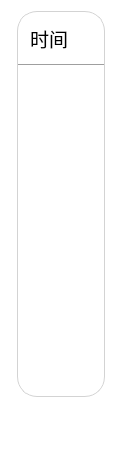
<?xml version="1.0" encoding="UTF-8"?>
<ui version="4.0">
 <class>Form</class>
 <widget class="QWidget" name="Form">
  <property name="geometry">
   <rect>
    <x>0</x>
    <y>0</y>
    <width>119</width>
    <height>458</height>
   </rect>
  </property>
  <property name="palette">
   <palette>
    <active>
     <colorrole role="Base">
      <brush brushstyle="SolidPattern">
       <color alpha="255">
        <red>255</red>
        <green>255</green>
        <blue>255</blue>
       </color>
      </brush>
     </colorrole>
     <colorrole role="Window">
      <brush brushstyle="SolidPattern">
       <color alpha="255">
        <red>255</red>
        <green>255</green>
        <blue>255</blue>
       </color>
      </brush>
     </colorrole>
    </active>
    <inactive>
     <colorrole role="Base">
      <brush brushstyle="SolidPattern">
       <color alpha="255">
        <red>255</red>
        <green>255</green>
        <blue>255</blue>
       </color>
      </brush>
     </colorrole>
     <colorrole role="Window">
      <brush brushstyle="SolidPattern">
       <color alpha="255">
        <red>255</red>
        <green>255</green>
        <blue>255</blue>
       </color>
      </brush>
     </colorrole>
    </inactive>
    <disabled>
     <colorrole role="Base">
      <brush brushstyle="SolidPattern">
       <color alpha="255">
        <red>255</red>
        <green>255</green>
        <blue>255</blue>
       </color>
      </brush>
     </colorrole>
     <colorrole role="Window">
      <brush brushstyle="SolidPattern">
       <color alpha="255">
        <red>255</red>
        <green>255</green>
        <blue>255</blue>
       </color>
      </brush>
     </colorrole>
    </disabled>
   </palette>
  </property>
  <property name="windowTitle">
   <string>浏览历史记录条目</string>
  </property>
  <property name="styleSheet">
   <string notr="true">QWidget{font-family: &quot;微软雅黑&quot;;}


                QToolButton {
                background-color: transparent;
                border: none;
                border-radius: 6px;
                padding: 6px;
                /* 设置图标大小 */
                icon-size: 24px;
                /* 可选：设置最小尺寸，保持按钮大小一致 */
                min-width: 10px;
                min-height: 10px;
                }

                /* 鼠标悬停时：轻微灰色背景 */
                QToolButton:hover {
                background-color: rgba(0, 0, 0, 0.08);
                }

                /* 按下时：更深的背景色，模拟按下效果 */
                QToolButton:pressed {
                background-color: rgba(0, 0, 0, 0.15);
                }

                /* 禁用状态：半透明，显示不可点击 */
                QToolButton:disabled {
                background-color: transparent;
                opacity: 0.4;
                }

                /* 可选：如果按钮有菜单箭头，也可以美化箭头 */
                QToolButton::menu-indicator {
                image: url(:/icons/menu_arrow.png); /* 自定义箭头图标 */
                subcontrol-position: right center;
                subcontrol-origin: padding;
                left: -4px;
                }
            </string>
  </property>
  <layout class="QGridLayout" name="gridLayout_4" columnstretch="2,10,2">
   <item row="0" column="0">
    <spacer name="horizontalSpacer">
     <property name="orientation">
      <enum>Qt::Horizontal</enum>
     </property>
     <property name="sizeHint" stdset="0">
      <size>
       <width>40</width>
       <height>20</height>
      </size>
     </property>
    </spacer>
   </item>
   <item row="0" column="1">
    <widget class="QFrame" name="frame">
     <property name="styleSheet">
      <string notr="true">QFrame#frame {
    background-color: white;
    border-radius: 20px; /* 圆角半径 */
    border: 1px solid #D3D3D3; /* 可选：边框颜色和宽度 */
}</string>
     </property>
     <property name="frameShape">
      <enum>QFrame::StyledPanel</enum>
     </property>
     <property name="frameShadow">
      <enum>QFrame::Raised</enum>
     </property>
     <layout class="QGridLayout" name="gridLayout_3">
      <property name="leftMargin">
       <number>0</number>
      </property>
      <property name="topMargin">
       <number>0</number>
      </property>
      <property name="rightMargin">
       <number>0</number>
      </property>
      <property name="bottomMargin">
       <number>0</number>
      </property>
      <item row="0" column="0">
       <widget class="QFrame" name="frame_2">
        <property name="frameShape">
         <enum>QFrame::NoFrame</enum>
        </property>
        <property name="frameShadow">
         <enum>QFrame::Raised</enum>
        </property>
        <layout class="QGridLayout" name="gridLayout">
         <property name="leftMargin">
          <number>12</number>
         </property>
         <property name="topMargin">
          <number>12</number>
         </property>
         <property name="bottomMargin">
          <number>5</number>
         </property>
         <item row="0" column="0">
          <widget class="QLabel" name="label">
           <property name="font">
            <font>
             <family>微软雅黑</family>
             <pointsize>14</pointsize>
            </font>
           </property>
           <property name="text">
            <string>时间</string>
           </property>
          </widget>
         </item>
        </layout>
       </widget>
      </item>
      <item row="1" column="0">
       <widget class="Line" name="line">
        <property name="orientation">
         <enum>Qt::Horizontal</enum>
        </property>
       </widget>
      </item>
      <item row="2" column="0">
       <widget class="QFrame" name="frame_3">
        <property name="frameShape">
         <enum>QFrame::NoFrame</enum>
        </property>
        <property name="frameShadow">
         <enum>QFrame::Raised</enum>
        </property>
        <layout class="QGridLayout" name="gridLayout_2">
         <property name="topMargin">
          <number>0</number>
         </property>
         <item row="0" column="0">
          <widget class="QListWidget" name="listWidget">
           <property name="frameShape">
            <enum>QFrame::NoFrame</enum>
           </property>
           <property name="verticalScrollBarPolicy">
            <enum>Qt::ScrollBarAlwaysOff</enum>
           </property>
           <property name="horizontalScrollBarPolicy">
            <enum>Qt::ScrollBarAlwaysOff</enum>
           </property>
           <property name="sizeAdjustPolicy">
            <enum>QAbstractScrollArea::AdjustToContents</enum>
           </property>
           <property name="verticalScrollMode">
            <enum>QAbstractItemView::ScrollPerPixel</enum>
           </property>
           <property name="horizontalScrollMode">
            <enum>QAbstractItemView::ScrollPerPixel</enum>
           </property>
          </widget>
         </item>
        </layout>
       </widget>
      </item>
     </layout>
    </widget>
   </item>
   <item row="0" column="2">
    <spacer name="horizontalSpacer_2">
     <property name="orientation">
      <enum>Qt::Horizontal</enum>
     </property>
     <property name="sizeHint" stdset="0">
      <size>
       <width>40</width>
       <height>20</height>
      </size>
     </property>
    </spacer>
   </item>
   <item row="1" column="0" colspan="3">
    <spacer name="verticalSpacer">
     <property name="orientation">
      <enum>Qt::Vertical</enum>
     </property>
     <property name="sizeType">
      <enum>QSizePolicy::Fixed</enum>
     </property>
     <property name="sizeHint" stdset="0">
      <size>
       <width>0</width>
       <height>50</height>
      </size>
     </property>
    </spacer>
   </item>
  </layout>
 </widget>
 <resources/>
 <connections/>
</ui>
